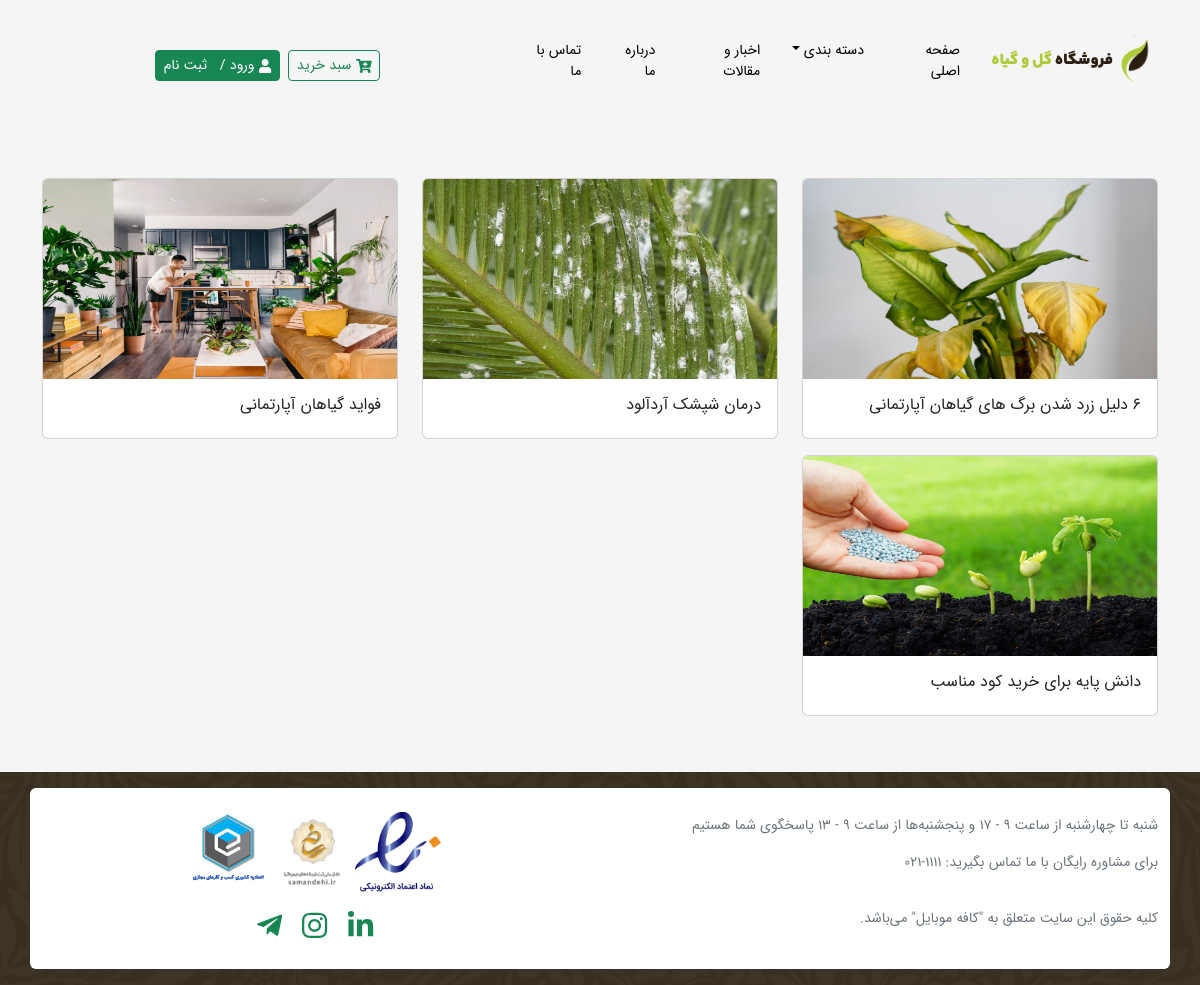
The app's page /articles.php with its own data.
### tables this page shows
CREATE TABLE `articles` (
  `id` int(11) NOT NULL,
  `catid` int(11) NOT NULL,
  `title` varchar(255) NOT NULL,
  `short` text NOT NULL,
  `content` longtext NOT NULL,
  `pic` varchar(255) DEFAULT NULL,
  `created_at` int(11) NOT NULL
);

### articles.php (the view, shortened to what this page needs)
<?php
include('includes/header.php');
$articles = $conn->query("SELECT * FROM `articles` ORDER BY `created_at` DESC");
?>
<main>
    <div class="container">
        <div class="row mt-5 pb-5">
            <?php while($rows = $articles->fetch()) { ?>
            <div class="col-md-4 py-2">
                <a href="show.php?id=<?=$rows['id']?>">
                    <div class="card text-right btn-outline-dark">
                        <img class="card-img-top" width="200" height="200" src="img/article/<?=$rows['pic']?>" alt="<?=$rows['title']?>">
                        <h6 class="font-weight-bold p-3"><?=$rows['title']?></h6>
                    </div>
                </a>
            </div>
            <?php } ?>
        </div>
    </div>
</main>
<?php include("includes/footer.php"); ?>

### css/style.css (style rules this page uses)
body { direction: rtl; padding: 0; margin: 0; font-family: 'IRANSansWeb'; font-size: 14px; color: #333333; background:#F5F5F5; }
a,a:hover,a:focus,figure,figure:hover,figcaption,i,i:hover,img,i { text-decoration: none; transition: all 0.3s; -webkit-transition: all 0.3s; -moz-transition: all 0.3s; -o-transition: all 0.3s; }

### records on screen
articles: pic (picture), title "6 دلیل زرد شدن برگ های گیاهان آپارتمانی"
articles: pic (picture), title "درمان شپشک آردآلود"
articles: pic (picture), title "فواید گیاهان آپارتمانی"
articles: pic (picture), title "دانش پایه برای خرید کود مناسب"
